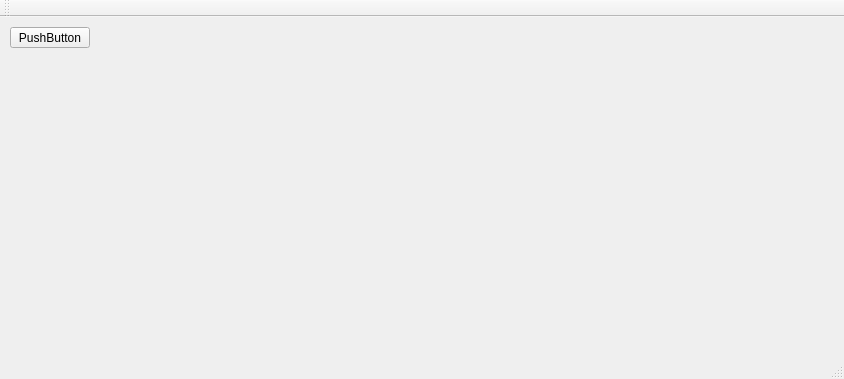
<?xml version="1.0" encoding="UTF-8"?>
<ui version="4.0">
 <class>MainWindow</class>
 <widget class="QMainWindow" name="MainWindow">
  <property name="geometry">
   <rect>
    <x>0</x>
    <y>0</y>
    <width>844</width>
    <height>379</height>
   </rect>
  </property>
  <property name="windowTitle">
   <string>MainWindow</string>
  </property>
  <widget class="QWidget" name="centralWidget">
   <widget class="QPushButton" name="pushButton">
    <property name="geometry">
     <rect>
      <x>10</x>
      <y>10</y>
      <width>80</width>
      <height>21</height>
     </rect>
    </property>
    <property name="text">
     <string>PushButton</string>
    </property>
    <property name="autoDefault">
     <bool>false</bool>
    </property>
    <property name="default">
     <bool>false</bool>
    </property>
   </widget>
   <widget class="QLabel" name="image1">
    <property name="geometry">
     <rect>
      <x>10</x>
      <y>40</y>
      <width>320</width>
      <height>240</height>
     </rect>
    </property>
    <property name="text">
     <string/>
    </property>
   </widget>
   <widget class="QLabel" name="image2">
    <property name="geometry">
     <rect>
      <x>350</x>
      <y>40</y>
      <width>320</width>
      <height>240</height>
     </rect>
    </property>
    <property name="text">
     <string/>
    </property>
   </widget>
  </widget>
  <widget class="QMenuBar" name="menuBar">
   <property name="geometry">
    <rect>
     <x>0</x>
     <y>0</y>
     <width>844</width>
     <height>20</height>
    </rect>
   </property>
  </widget>
  <widget class="QToolBar" name="mainToolBar">
   <attribute name="toolBarArea">
    <enum>TopToolBarArea</enum>
   </attribute>
   <attribute name="toolBarBreak">
    <bool>false</bool>
   </attribute>
  </widget>
  <widget class="QStatusBar" name="statusBar"/>
 </widget>
 <layoutdefault spacing="6" margin="11"/>
 <resources/>
 <connections/>
</ui>
